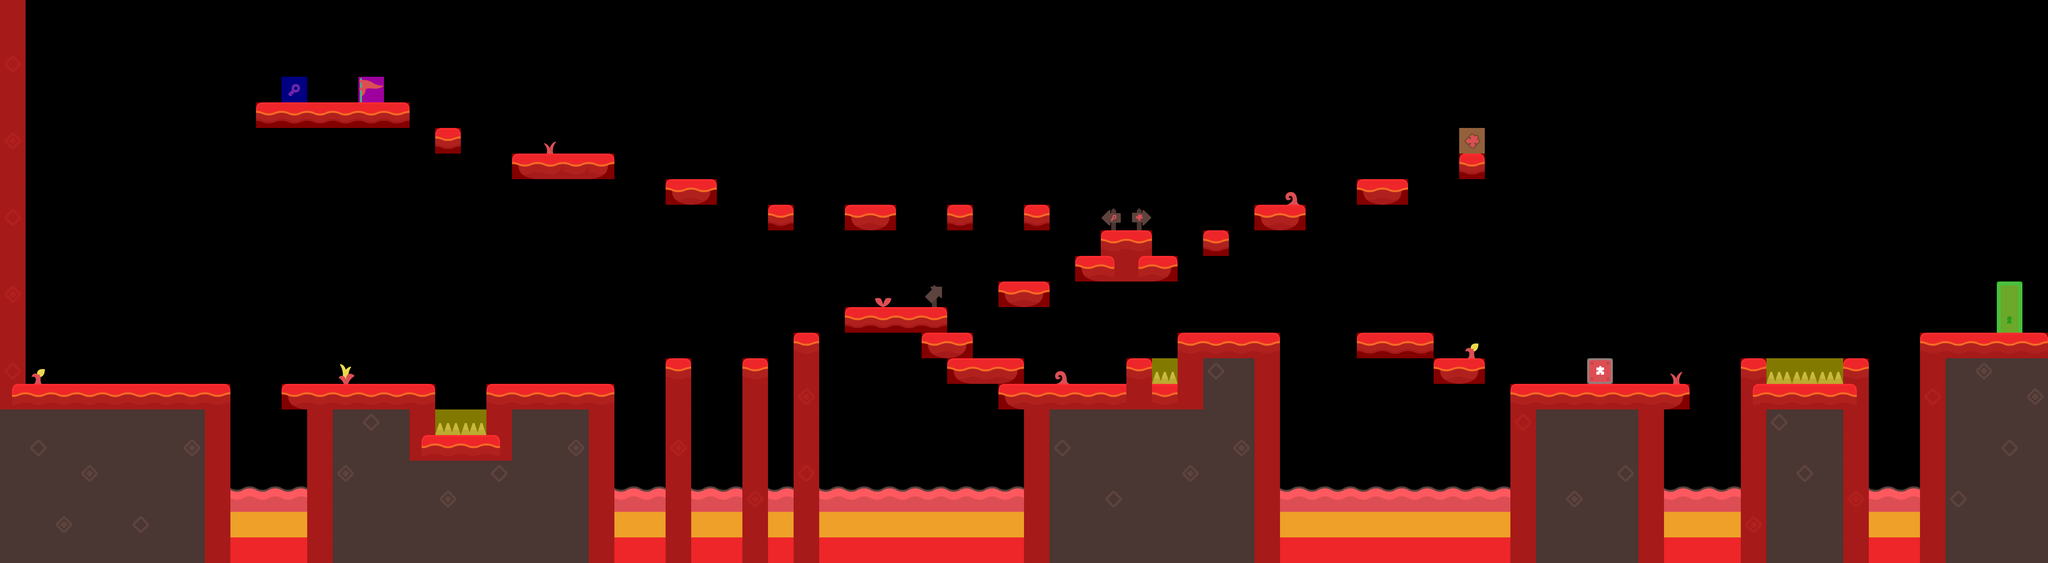

The image is a tile-based game level rendered from a .tmx file. Its description and source (layers, tilesets, objects; grid data summarised) follow:
An orthogonal 80x22 tile map with 64x64 px tiles, 10 tile layers (ground, keyTaken, heart, key, ...), 3 tilesets.

<map version="1.4" tiledversion="1.4.2" orientation="orthogonal" renderorder="right-down" width="80" height="22" tilewidth="64" tileheight="64" infinite="0" nextlayerid="17" nextobjectid="1">
 <tileset firstgid="1" name="tilesheet_complete" tilewidth="64" tileheight="64" tilecount="264" columns="22">
  <image source="tilesheet_complete.png" width="1408" height="768" />
 </tileset>
 <tileset firstgid="265" name="colliders" tilewidth="64" tileheight="64" tilecount="7" columns="7">
  <image source="colliders.png" width="494" height="64" />
 </tileset>
 <tileset firstgid="272" name="heart" tilewidth="64" tileheight="64" tilecount="1" columns="1">
  <image source="heart.png" width="64" height="64" />
 </tileset>
 <layer id="1" name="ground" width="80" height="22">
  <properties>
   <property name="Navigation" type="int" value="1" />
   <property name="NoDrawable" type="int" value="0" />
  </properties>
  <data>[1760 cells, 554 non-empty, 30 distinct tile ids]</data>
 </layer>
 <layer id="10" name="keyTaken" width="80" height="22">
  <data>[1760 cells, 1 non-empty, 1 distinct tile ids]</data>
 </layer>
 <layer id="13" name="heart" width="80" height="22">
  <properties>
   <property name="NoDrawable" type="int" value="1" />
  </properties>
  <data>[1760 cells, 2 non-empty, 2 distinct tile ids]</data>
 </layer>
 <layer id="7" name="key" width="80" height="22">
  <properties>
   <property name="Key" type="int" value="1" />
   <property name="NoDrawable" type="int" value="1" />
  </properties>
  <data>[1760 cells, 1 non-empty, 1 distinct tile ids]</data>
 </layer>
 <layer id="5" name="collisions" width="80" height="22">
  <properties>
   <property name="Navigation" type="int" value="0" />
   <property name="NoDrawable" type="int" value="1" />
  </properties>
  <data>[1760 cells, 294 non-empty, 8 distinct tile ids]</data>
 </layer>
 <layer id="14" name="puzzle" width="80" height="22">
  <data>[1760 cells, 2 non-empty, 2 distinct tile ids]</data>
 </layer>
 <layer id="15" name="puzzleTaken" width="80" height="22">
  <data>[1760 cells, 2 non-empty, 2 distinct tile ids]</data>
 </layer>
 <layer id="16" name="chest" width="80" height="22">
  <data>[1760 cells, 2 non-empty, 2 distinct tile ids]</data>
 </layer>
 <layer id="11" name="checkpoint" width="80" height="22">
  <properties>
   <property name="Checkpoint" type="int" value="0" />
   <property name="NoDrawable" type="int" value="1" />
  </properties>
  <data>[1760 cells, 1 non-empty, 1 distinct tile ids]</data>
 </layer>
 <layer id="12" name="checkpointTaken" width="80" height="22">
  <data>[1760 cells, 1 non-empty, 1 distinct tile ids]</data>
 </layer>
</map>
